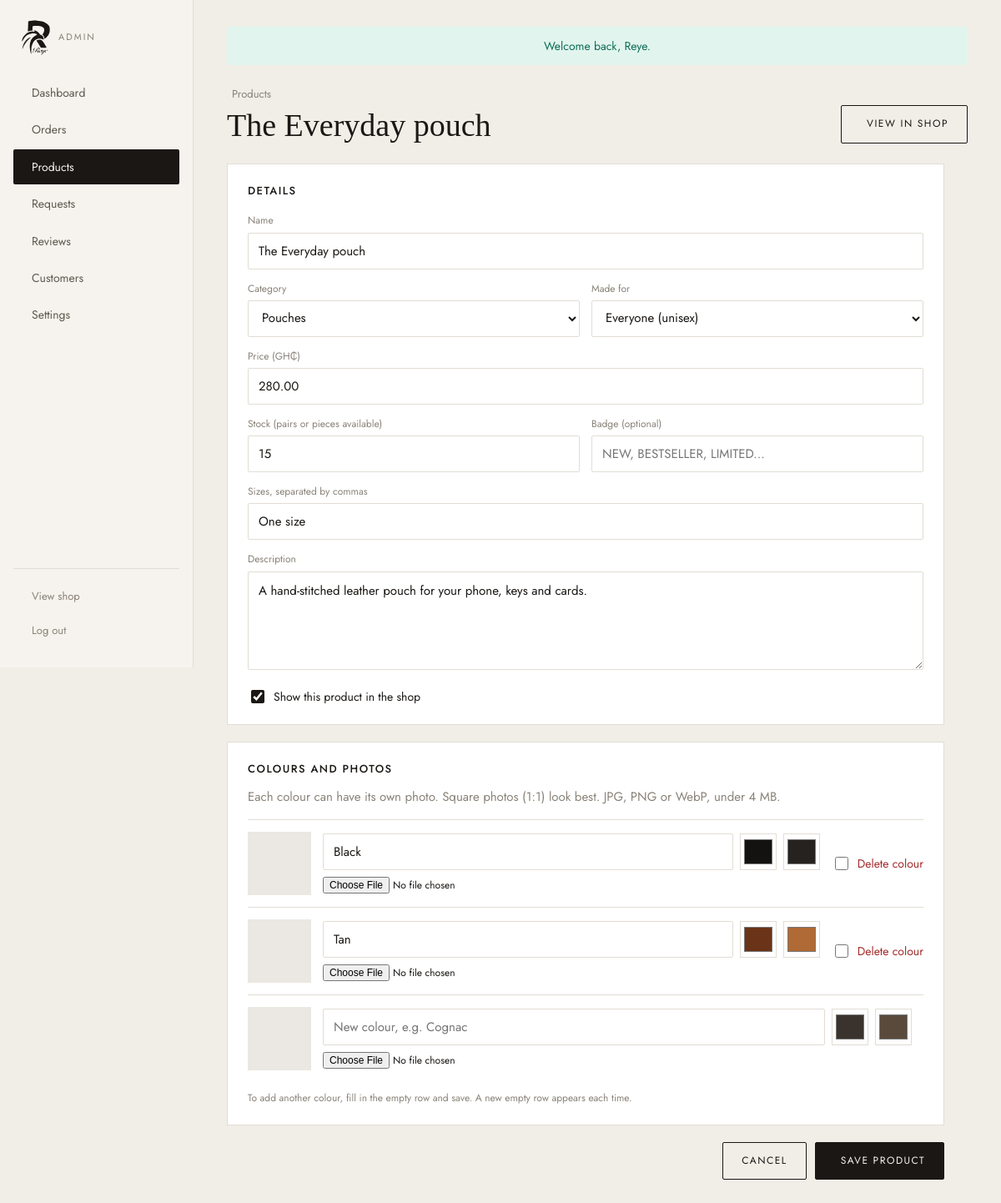
The page /admin/product_edit.php?id=5 (signed in) on the database its author committed.
### tables this page shows
CREATE TABLE products (
  id          INT AUTO_INCREMENT PRIMARY KEY,
  category_id INT NOT NULL,
  name        VARCHAR(100) NOT NULL,
  slug        VARCHAR(120) NOT NULL UNIQUE,
  description TEXT,
  price       DECIMAL(10,2) NOT NULL,
  sizes       VARCHAR(100) NOT NULL DEFAULT 'One size',
  stock       INT NOT NULL DEFAULT 0,
  badge       VARCHAR(30) NULL,
  is_active   TINYINT(1) NOT NULL DEFAULT 1,
  created_at  TIMESTAMP DEFAULT CURRENT_TIMESTAMP,
  updated_at  TIMESTAMP DEFAULT CURRENT_TIMESTAMP ON UPDATE CURRENT_TIMESTAMP,
  FOREIGN KEY (category_id) REFERENCES categories(id)
);

CREATE TABLE categories (
  id   INT AUTO_INCREMENT PRIMARY KEY,
  name VARCHAR(50) NOT NULL,
  slug VARCHAR(50) NOT NULL UNIQUE
);

CREATE TABLE product_colours (
  id          INT AUTO_INCREMENT PRIMARY KEY,
  product_id  INT NOT NULL,
  colour_name VARCHAR(50) NOT NULL,
  hex_main    CHAR(7) NOT NULL,
  hex_accent  CHAR(7) NOT NULL,
  image       VARCHAR(255) NULL,
  FOREIGN KEY (product_id) REFERENCES products(id) ON DELETE CASCADE
);

### includes/functions.php (called while the page is built, shortened)
<?php
function e($value): string
{
    return htmlspecialchars((string) $value, ENT_QUOTES, 'UTF-8');
}
function url(string $path = ''): string
{
    return BASE_URL . '/' . ltrim($path, '/');
}

### admin/product_edit.php (the view, shortened to what this page needs)
<?php
require_once __DIR__ . '/_init.php';
$id = (int) ($_GET['id'] ?? 0);
$categories = $pdo->query('SELECT * FROM categories ORDER BY id')->fetchAll();
$product = ['name' => '', 'category_id' => $categories[0]['id'] ?? 1, 'gender' => 'men', 'price' => '', 'stock' => 0,
            'sizes' => '40,41,42,43,44,45', 'badge' => '', 'description' => '', 'is_active' => 1];
$colours = [];
if ($id) {
    $stmt = $pdo->prepare('SELECT * FROM products WHERE id = ?');
    $stmt->execute([$id]);
    $product = $stmt->fetch();
    $stmt = $pdo->prepare('SELECT * FROM product_colours WHERE product_id = ? ORDER BY id');
    $stmt->execute([$id]);
    $colours = $stmt->fetchAll();
}
$colours[] = ['id' => 0, 'colour_name' => '', 'hex_main' => '#3a332d', 'hex_accent' => '#5a4a3c', 'image' => null];
require __DIR__ . '/_header.php';
?>
<div class="admin-head">
  <div><a href="<?= url('admin/products.php') ?>" class="back-link"><i class="ti ti-arrow-left"></i> Products</a>
    <h1><?= $id ? e($product['name']) : 'Add a product' ?></h1></div>
  <?php if ($id && $product['is_active']): ?>
    <a class="btn btn-outline" target="_blank" href="<?= url('product.php?slug=' . urlencode($product['slug'] ?? '')) ?>"><i class="ti ti-external-link"></i> View in shop</a>
  <?php endif; ?>
</div>
<form method="post" enctype="multipart/form-data" novalidate class="product-form">
  <div class="panel">
    <h2>Details</h2>
    <label class="field"><span>Name</span><input class="input" name="name" value="<?= e($product['name']) ?>" placeholder="The Onyx slide" required></label>
    <div class="two-col">
      <label class="field"><span>Category</span>
        <select class="input" name="category_id">
          <?php foreach ($categories as $c): ?>
            <option value="<?= (int) $c['id'] ?>" <?= (int) $product['category_id'] === (int) $c['id'] ? 'selected' : '' ?>><?= e($c['name']) ?></option>
          <?php endforeach; ?>
        </select>
      </label>
      <label class="field"><span>Made for</span>
        <select class="input" name="gender">
          <?php foreach (['men' => 'Men', 'women' => 'Women', 'unisex' => 'Everyone (unisex)'] as $g => $label): ?>
            <option value="<?= $g ?>" <?= ($product['gender'] ?? 'men') === $g ? 'selected' : '' ?>><?= $label ?></option>
          <?php endforeach; ?>
        </select>
      </label>
    </div>
    <label class="field"><span>Price (GH₵)</span><input class="input" name="price" type="number" step="0.01" min="0" value="<?= e($product['price']) ?>" required></label>
    <div class="two-col">
      <label class="field"><span>Stock (pairs or pieces available)</span><input class="input" name="stock" type="number" min="0" value="<?= (int) $product['stock'] ?>"></label>
      <label class="field"><span>Badge (optional)</span><input class="input" name="badge" value="<?= e($product['badge']) ?>" placeholder="NEW, BESTSELLER, LIMITED..." list="badges">
      </label>
    </div>
    <label class="field"><span>Sizes, separated by commas</span><input class="input" name="sizes" value="<?= e($product['sizes']) ?>" placeholder="Men: 40,41,42,43,44,45 · Women: 36,37,38,39,40,41 · Pouches: One size"></label>
    <label class="field"><span>Description</span><textarea class="input" name="description" rows="4"><?= e($product['description']) ?></textarea></label>
    <label class="check"><input type="checkbox" name="is_active" <?= $product['is_active'] ? 'checked' : '' ?>> Show this product in the shop</label>
  </div>
  <div class="panel">
    <h2>Colours and photos</h2>
    <p class="muted" style="margin-top:-6px">Each colour can have its own photo. Square photos (1:1) look best. JPG, PNG or WebP, under 4 MB.</p>
    <div id="colourRows">
      <?php foreach ($colours as $i => $c): ?>
        <div class="colour-row">
          <div class="colour-photo">
          </div>
          <div class="colour-fields">
            <input class="input" name="colours[<?= $i ?>][name]" value="<?= e($c['colour_name']) ?>" placeholder="<?= $c['id'] ? '' : 'New colour, e.g. Cognac' ?>">
            <label title="Main colour"><input type="color" name="colours[<?= $i ?>][main]" value="<?= e($c['hex_main']) ?>"></label>
            <label title="Swatch colour"><input type="color" name="colours[<?= $i ?>][accent]" value="<?= e($c['hex_accent']) ?>"></label>
            <input type="file" name="photo[<?= $i ?>]" accept="image/jpeg,image/png,image/webp">
          </div>
          <?php if ($c['id']): ?>
            <div class="colour-opts">
              <label class="check danger"><input type="checkbox" name="colours[<?= $i ?>][remove]"> Delete colour</label>
            </div>
          <?php endif; ?>
        </div>
      <?php endforeach; ?>
    </div>
    <p class="muted" style="font-size:12px;margin:10px 0 0">To add another colour, fill in the empty row and save. A new empty row appears each time.</p>
  </div>
  <div class="form-actions">
    <a class="btn btn-outline" href="<?= url('admin/products.php') ?>">Cancel</a>
    <button class="btn" type="submit"><i class="ti ti-check"></i> Save product</button>
  </div>
</form>
<?php require __DIR__ . '/_footer.php'; ?>

### assets/css/style.css (style rules this page uses)
:root { --ink: #1a1714; --cream: #f6f3ee; --sand: #ebe8e3; --stone: #c8c5bf; --clay: #e7e1d6; --line: #e2ddd4; --muted: #8a8379; --body: #5f5950; --gold: #c9a24b; --gold-dark: #b8913f; --danger: #a32d2d; --success: #0f6e56; --serif: 'Cormorant Garamond', Georgia, serif; --sans: 'Jost', 'Helvetica Neue', Arial, sans-serif; --wrap: 1240px; }
*, *::before, *::after { box-sizing: border-box; }
html { scroll-behavior: smooth; }
body { margin: 0; background: var(--cream); color: var(--ink); font-family: var(--sans); font-size: 15px; line-height: 1.6; -webkit-font-smoothing: antialiased; }
a { color: inherit; text-decoration: none; }
button, input, select, textarea { font: inherit; color: inherit; }
.btn { display: inline-flex; align-items: center; justify-content: center; gap: 8px; background: var(--ink); color: var(--cream); border: 1px solid var(--ink); border-radius: 2px; padding: 12px 22px; font-size: 12px; letter-spacing: 1.5px; text-transform: uppercase; cursor: pointer; transition: opacity .2s, background .2s; }
.btn-outline { background: transparent; color: var(--ink); }
.field { display: block; margin-bottom: 14px; }
.field span { display: block; font-size: 12px; color: var(--muted); margin-bottom: 4px; }
.input { width: 100%; height: 44px; padding: 0 12px; background: #fff; border: 1px solid var(--line); border-radius: 2px; outline: none; transition: border-color .2s; }
textarea.input { height: auto; padding: 10px 12px; }
.panel { background: #fff; border: 1px solid var(--line); padding: 28px; }
.two-col { display: grid; grid-template-columns: 1fr 1fr; gap: 0 14px; }
.admin-body { background: #f1eee8; }
.admin-main h1 { font-family: var(--serif); font-weight: 400; font-size: 38px; margin: 0; line-height: 1.1; display: flex; align-items: center; gap: 12px; flex-wrap: wrap; }
.admin-main h2 { font-size: 13px; letter-spacing: 1.5px; text-transform: uppercase; font-weight: 500; margin: 0 0 16px; }
.admin-main .panel { padding: 22px 24px; margin-bottom: 20px; }
.admin-head { display: flex; justify-content: space-between; align-items: flex-end; gap: 16px; flex-wrap: wrap; margin-bottom: 24px; }
.back-link { font-size: 13px; color: var(--muted); display: inline-flex; gap: 6px; align-items: center; margin-bottom: 6px; }
.muted { color: var(--muted); }
.product-form { max-width: 860px; }
.check { display: flex; align-items: center; gap: 8px; font-size: 14px; cursor: pointer; }
.check input { accent-color: var(--ink); width: 16px; height: 16px; }
.check.danger { color: var(--danger); }
.colour-row { display: grid; grid-template-columns: 76px 1fr auto; gap: 14px; align-items: center; padding: 14px 0; border-top: 1px solid var(--line); }
.colour-photo { width: 76px; height: 76px; background: var(--sand); display: flex; align-items: center; justify-content: center; overflow: hidden; color: var(--muted); font-size: 24px; }
.colour-fields { display: grid; grid-template-columns: 1fr 44px 44px; gap: 8px; align-items: center; }
.colour-fields input[type=file] { grid-column: 1 / -1; font-size: 12px; }
.colour-fields input[type=color] { width: 44px; height: 44px; border: 1px solid var(--line); padding: 2px; background: #fff; cursor: pointer; }
.colour-opts { display: flex; flex-direction: column; gap: 6px; font-size: 13px; }
.form-actions { display: flex; justify-content: flex-end; gap: 10px; }

### rows shown on the page
products: name "The Everyday pouch", category_id "Pouches", gender "Everyone (unisex)", price "280.00", stock "15", sizes "One size", description "A hand-stitched leather pouch for your phone, keys and cards.", is_active "☑"
product_colours: colour_name "Black", hex_main "#141210", hex_accent "#26221f"
product_colours: colour_name "Tan", hex_main "#6b3418", hex_accent "#b06a35"

### other values the page prints
$label "Dashboard"
$label "Orders"
$label "Products"
$label "Requests"
$label "Reviews"
$label "Customers"
$label "Settings"
$f['message'] "Welcome back, Reye."
